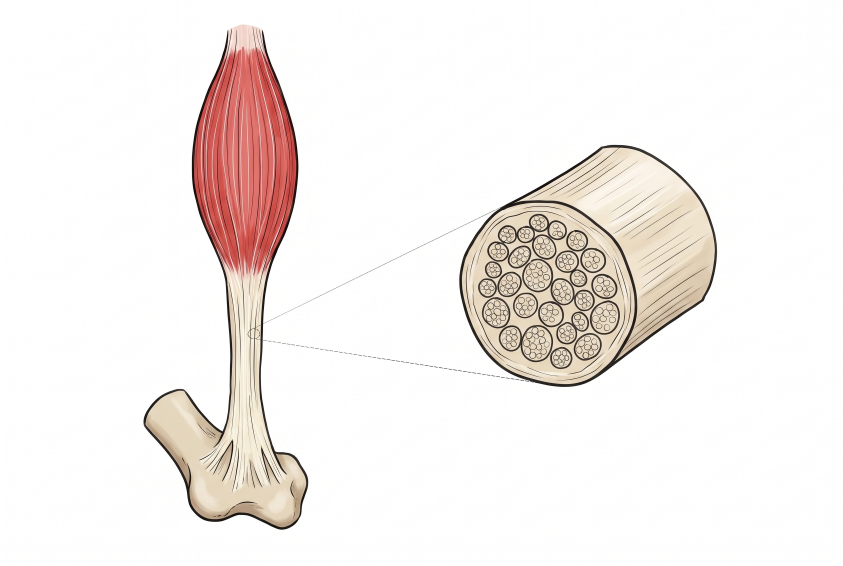
#> input picture obrazky/zdroje/009_pruznost_napeti_slacha_ilustrace.png, 2528 x 1696 px (shown at 1/3 size)
$ python 009_pruznost_napeti_slacha.py
#> lines starting #> are read from the running program, lines starting #| are printed output that depends on the picture
### obrazky/zdroje/styl.py
"""Jednotný kreslený styl obrázků sbírky. Použití:  from styl import *"""
import os
import matplotlib; matplotlib.use('Agg')
import matplotlib.pyplot as plt
from matplotlib import font_manager as fm
from matplotlib.patches import FancyArrowPatch, Arc

_FONT = os.path.join(os.path.dirname(os.path.abspath(__file__)), 'Caveat-Regular.ttf')
fm.fontManager.addfont(_FONT)

# --- barvy (význam je pevný, viz STYL.md) ---
INK    = '#222222'  # obrysy, osy, text
SILA   = '#d62828'  # síly
MOMENT = '#f77f00'  # momenty
POHYB  = '#7b2cbf'  # rychlost, zrychlení
ROZMER = '#1d6fd1'  # kóty, úhly, vzdálenosti
BOD    = '#2a9d4b'  # těžiště, body, osy otáčení
KOST, SVAL, KUZE, DREVO = '#f1e3c8', '#e07a7a', '#f6d5bf', '#8b5a2b'

W, H, DPI = 6.0, 4.0, 200   # 1200 x 800 px

def start(w=W, h=H, osy=False):
    plt.xkcd(scale=0.8, length=120, randomness=2)
    plt.rcParams.update({
        'font.family': ['Caveat', 'DejaVu Sans'], 'font.size': 20,
        'mathtext.fontset': 'custom', 'mathtext.rm': 'Caveat',
        'mathtext.it': 'Caveat', 'mathtext.bf': 'Caveat',
        'axes.linewidth': 1.8, 'lines.linewidth': 2.4, 'path.effects': [],
        'axes.edgecolor': INK, 'text.color': INK, 'axes.labelcolor': INK,
        'xtick.color': INK, 'ytick.color': INK})
    fig, ax = plt.subplots(figsize=(w, h), dpi=DPI)
    if not osy:
        ax.set_aspect('equal'); ax.axis('off')
    return fig, ax

# [4 lines left out: function graf, not called in this run]

def sila(ax, x0, y0, x1, y1, text=None, barva=SILA, dx=.05, dy=.05):
    ax.add_patch(FancyArrowPatch((x0, y0), (x1, y1), arrowstyle='-|>',
                 mutation_scale=18, lw=2.2, color=barva))
    if text: ax.text(x1 + dx, y1 + dy, text, color=barva, fontsize=20)

# [5 lines left out: function kota, not called in this run]

def bod(ax, x, y, text=None, dx=.06, dy=.06):
    ax.plot(x, y, 'o', color=BOD, ms=9)
    if text: ax.text(x + dx, y + dy, text, color=BOD, fontsize=20)

# [6 lines left out: function uhel, not called in this run]

def uloz(fig, jmeno):
    fig.tight_layout()
    fig.savefig(jmeno, facecolor='white', dpi=DPI)
    plt.close(fig)

### obrazky/zdroje/009_pruznost_napeti_slacha.py
"""009 – Napětí ve šlaše: ilustrace z Gemini (009_pruznost_napeti_slacha_ilustrace.png) + popisky a data."""
from styl import *
from PIL import Image
import numpy as np

ILU = '009_pruznost_napeti_slacha_ilustrace.png'
ilu = np.asarray(Image.open(ILU).convert('RGB')).copy(); ilu[ilu.min(2) > 235] = 255
#> further down, ilu is the input picture: shape (1696, 2528, 3); mean R, G, B 245.1, 239.6, 236.9
H, W, _ = ilu.shape
#> H = 1696; W = 2528
fig, ax = start(6, 4)
ax.imshow(ilu, extent=(0, W, H, 0)); ax.set_xlim(150, W - 150); ax.set_ylim(H + 230, -260)
# tahové síly
sila(ax, 737, 60, 737, -220); ax.text(800, -150, '$F$ = 2 kN', color=SILA, fontsize=19, va='center')
sila(ax, 760, 1590, 760, 1880); ax.text(820, 1820, '$F$', color=SILA, fontsize=19, va='center')
# popisky částí
for (t, xt, yt, xb, yb) in [('sval', 380, 450, 590, 450), ('šlacha', 380, 1000, 690, 1000), ('kost', 380, 1500, 560, 1450)]:
    ax.text(xt, yt, t, fontsize=17, ha='right', va='center')
    ax.plot([xt + 15, xb], [yt, yb], color=INK, lw=1)
# průřez
ax.text(1700, 1230, 'průřez šlachy', fontsize=17, ha='center', va='top')
ax.text(1700, 1390, '$S$ = 80 mm²', color=ROZMER, fontsize=19, ha='center', va='top')
ax.text(1700, 1580, 'σ = ?', color=ROZMER, fontsize=24, ha='center', va='top')
uloz(fig, '009_pruznost_napeti_slacha.png')
#> in uloz, `fig.savefig(jmeno, facecolor='white', dpi=DPI)`:
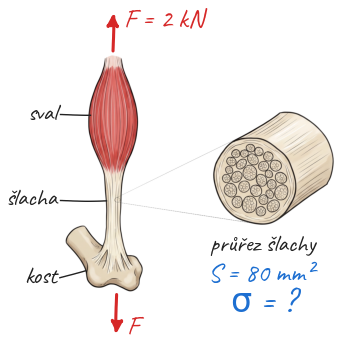
#> figure drawn by matplotlib, 1 panel

$ run again, with obrazky/zdroje/004_pruznost_prodlouzeni_dratu_ilustrace.png copied over obrazky/zdroje/009_pruznost_napeti_slacha_ilustrace.png
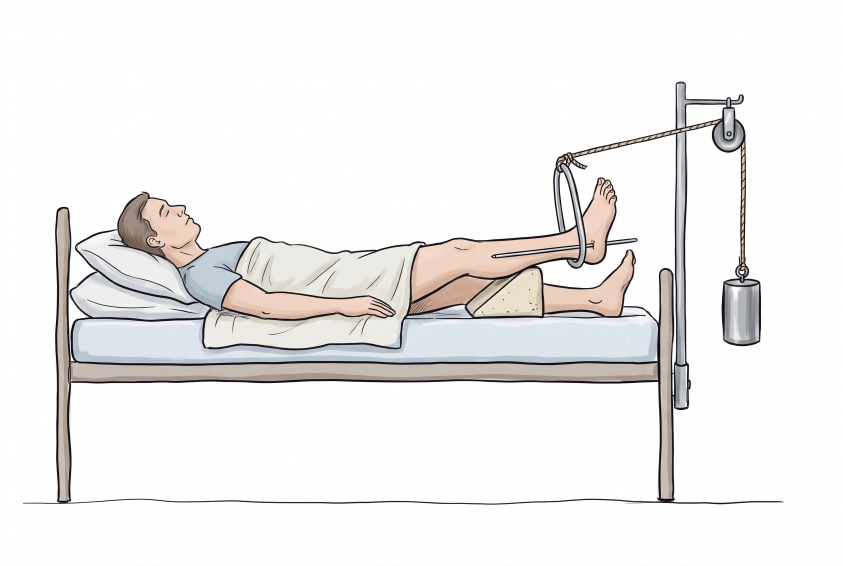
#> input picture obrazky/zdroje/004_pruznost_prodlouzeni_dratu_ilustrace.png, 2528 x 1696 px (shown at 1/3 size)
#> ilu is the input picture: shape (1696, 2528, 3); mean R, G, B 239.4, 238.1, 237.4
#> in uloz, `fig.savefig(jmeno, facecolor='white', dpi=DPI)`:
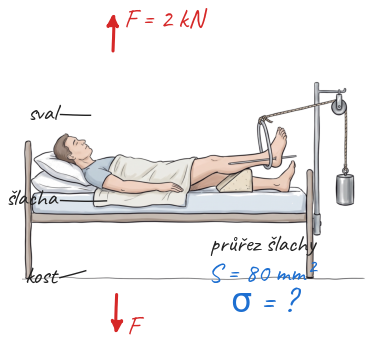
#> figure drawn by matplotlib, 1 panel

$ run again, with obrazky/zdroje/006_pruznost_biceps_kone_ilustrace.png copied over obrazky/zdroje/009_pruznost_napeti_slacha_ilustrace.png
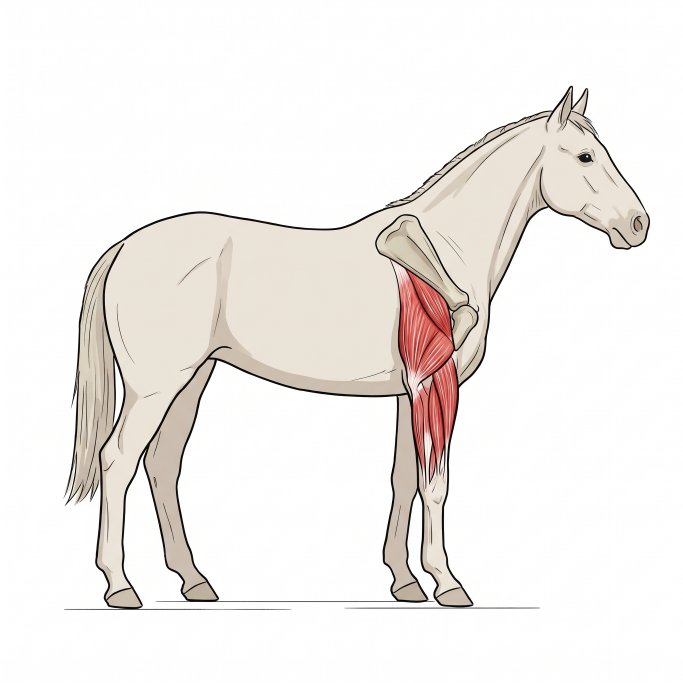
#> input picture obrazky/zdroje/006_pruznost_biceps_kone_ilustrace.png, 2048 x 2048 px (shown at 1/3 size)
#> ilu is the input picture: shape (2048, 2048, 3); mean R, G, B 242, 238.4, 235.5
#> in uloz, `fig.savefig(jmeno, facecolor='white', dpi=DPI)`:
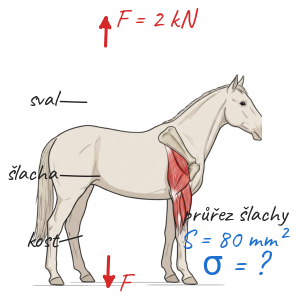
#> figure drawn by matplotlib, 1 panel

$ run again, with obrazky/zdroje/008_pruznost_max_sila_svalu_ilustrace.png copied over obrazky/zdroje/009_pruznost_napeti_slacha_ilustrace.png
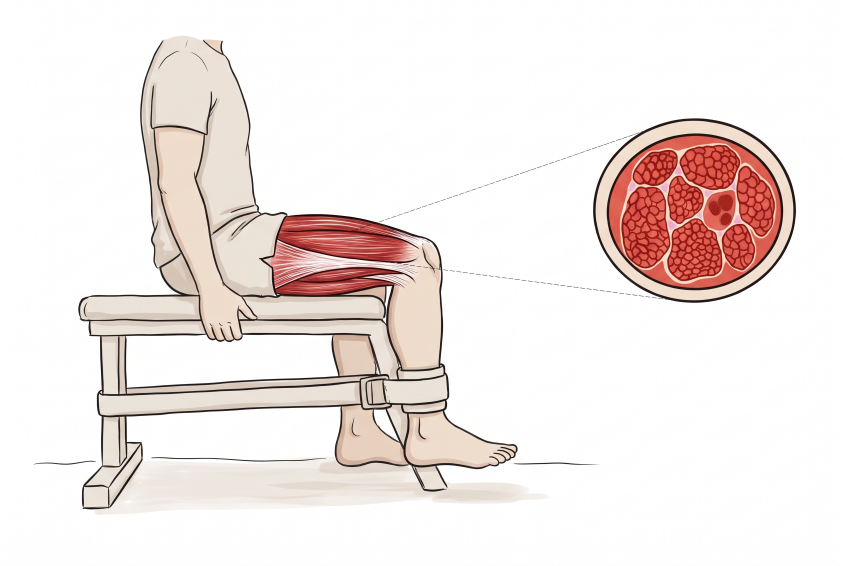
#> input picture obrazky/zdroje/008_pruznost_max_sila_svalu_ilustrace.png, 2528 x 1696 px (shown at 1/3 size)
#> ilu is the input picture: shape (1696, 2528, 3); mean R, G, B 241.4, 232.3, 229.6
#> in uloz, `fig.savefig(jmeno, facecolor='white', dpi=DPI)`:
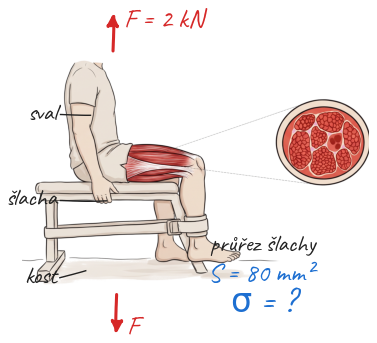
#> figure drawn by matplotlib, 1 panel
